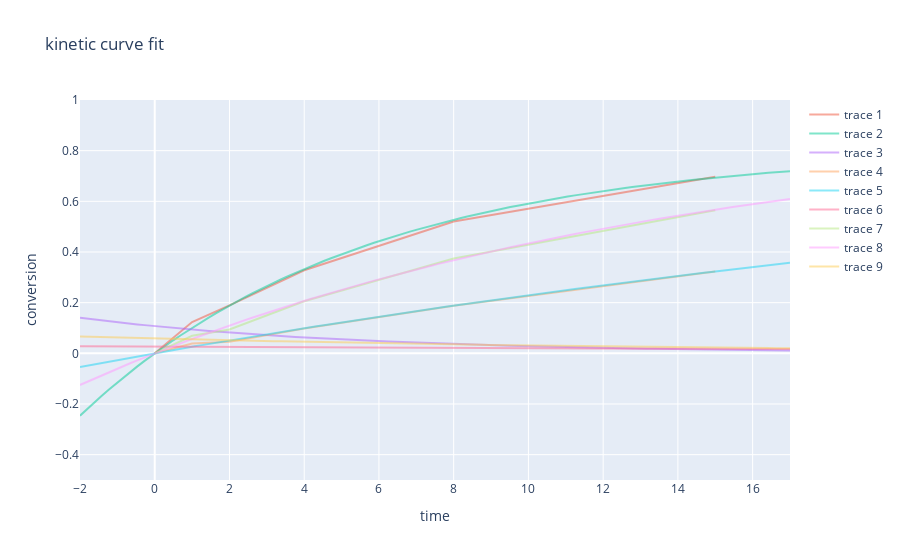

Source (notebook cell):
### Code cell
# and fit curve and the derivation
# and find the maximum of the derivation
# intersect/superimpose all curves

'''
    # L is responsible for scaling the output range from [0,1] to [0,L]
    # b
    # k is responsible for scaling the input, which remains in (-inf,inf)
    # x0
def sigmoid (x, L ,x0, k, b):
    y = L / (1 + np.exp(-k*(x-x0)))+b
    return (y)

# ToDo: check if this is the correct derivative
def sigmoid_derivative(x, L ,x0, k, b):
    y = (L*k*np.exp(-k*(x-x0)))/((np.exp(-k*(x-x0))+1)**2)
    return (y)
'''
def neg_growth(x, L, k):
    y = L * (1 - np.exp(k*(-x)))
    return y

def neg_growth_derivative(x, L, k):
    y = L * k * np.exp(k*(-x))
    return y


fig = px.line(title="kinetic curve fit", labels={"x":"time", "y":"conversion"})
for idx, kinetic_curve in enumerate(kinetic_curves):
    # choosing a few test function
    if not idx in (1, 2, 3):
    # if not idx in (39, 40):
        continue

    ydata = kinetic_curve["conversion"].values.astype(float)
    xdata = kinetic_curve["time"].values

    p0 = [max(ydata), 1] # this is a mandatory initial guess
    popt, pcov = curve_fit(f=neg_growth, xdata=xdata, ydata=ydata, p0=p0, nan_policy="omit", maxfev=800*10)
    print(idx)

    # plot the fit and data
    extended_xdata = np.linspace(min(xdata)-2, max(xdata)+2, 100)
    y_extended = neg_growth(extended_xdata, *popt)
    notnan_extended = ~(np.isnan(extended_xdata) | np.isnan(y_extended))
    extended_xdata = extended_xdata[notnan_extended]
    y_extended = y_extended[notnan_extended]
#    extended_xdata = np.array(list(range(min(xdata)-2, min(xdata)-1, 1)) + xdata + list(range(max(xdata)+1, max(xdata)+3, 1)))
    fig.add_scatter(x=xdata, y=ydata, mode="lines", opacity=0.5)
    fig.add_scatter(x=extended_xdata, y=neg_growth(extended_xdata, *popt), mode="lines", opacity=0.5)
    fig.add_scatter(x=extended_xdata, y=neg_growth_derivative(extended_xdata, *popt), mode="lines", opacity=0.5)
    # print(neg_growth(extended_xdata, *popt))
    # break
fig.update_layout(
    yaxis=dict(
        range=[-0.5,1]
    ),
    xaxis_title="time",
    yaxis_title="conversion"
)
fig.show()
